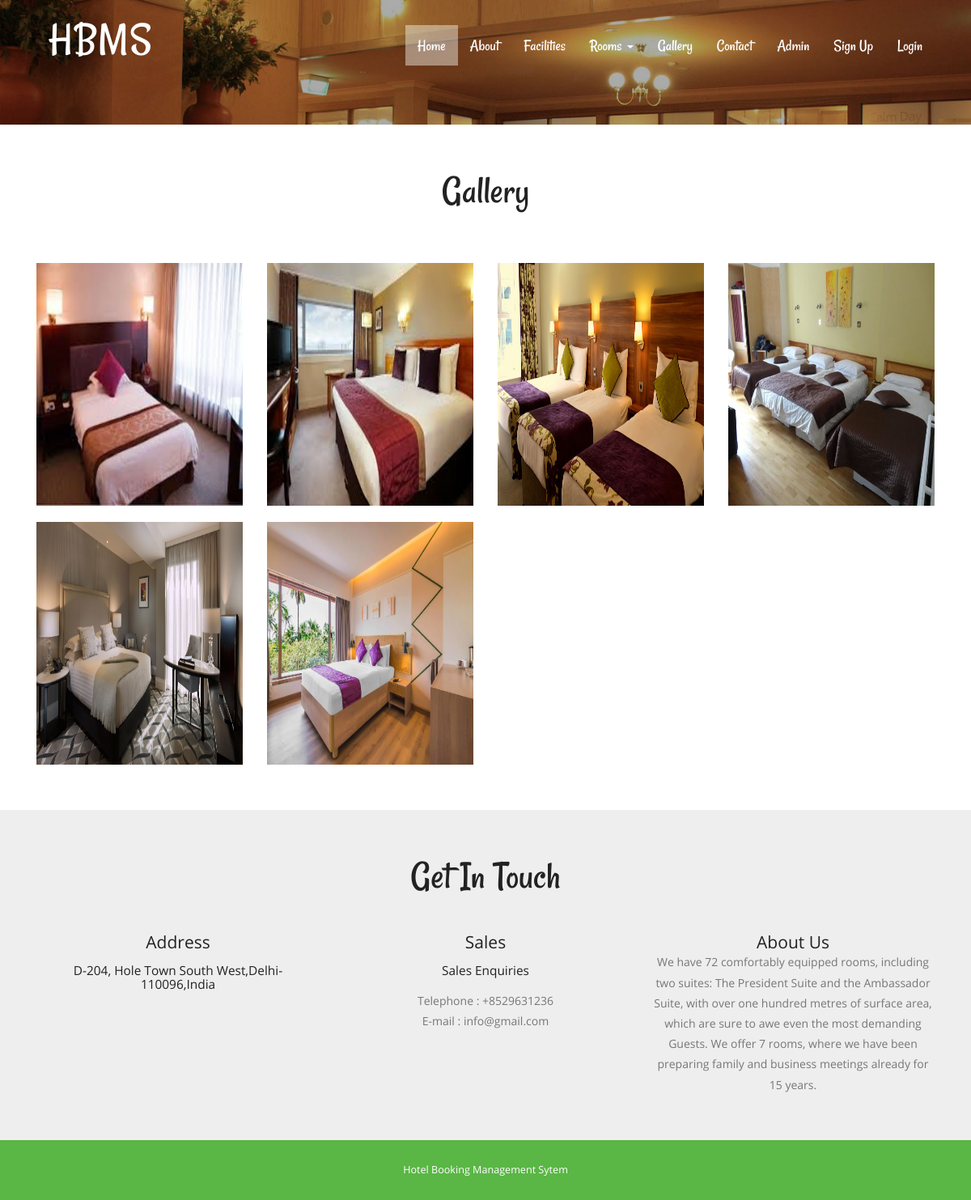
/gallery.php, run on the app's committed database.
### tables this page shows
CREATE TABLE `tblroom` (
  `ID` int(10) NOT NULL,
  `RoomType` int(10) DEFAULT NULL,
  `RoomName` varchar(200) DEFAULT NULL,
  `MaxAdult` int(5) DEFAULT NULL,
  `MaxChild` int(5) DEFAULT NULL,
  `RoomDesc` mediumtext DEFAULT NULL,
  `NoofBed` int(5) DEFAULT NULL,
  `Image` varchar(200) DEFAULT NULL,
  `RoomFacility` varchar(200) DEFAULT NULL,
  `CreationDate` timestamp NULL DEFAULT current_timestamp()
);

CREATE TABLE `tblpage` (
  `ID` int(10) NOT NULL,
  `PageType` varchar(120) DEFAULT NULL,
  `PageTitle` varchar(200) DEFAULT NULL,
  `PageDescription` mediumtext DEFAULT NULL,
  `Email` varchar(120) DEFAULT NULL,
  `MobileNumber` bigint(10) DEFAULT NULL,
  `UpdationDate` timestamp NULL DEFAULT NULL ON UPDATE current_timestamp()
);

### src/gallery.php (the view, shortened to what this page needs)
<?php
include('includes/dbconnection.php');
?>
<!DOCTYPE HTML>
<html>
<head>
<link href="css/bootstrap.css" rel="stylesheet" type="text/css" media="all">
<link href="css/style.css" rel="stylesheet" type="text/css" media="all" />
<link rel="stylesheet" href="css/lightbox.css">
</head>
<body>
			<div class="header head-top">
				<div class="container">
			<?php include_once('includes/header.php');?>
		</div>
</div>
		<div class="content">
	<div class="gallery-top">
			<div class="container">
				<div class="gallery-info">
					<h2>gallery</h2>
				</div>
				<div class="gallery-grids-top">
					<div class="gallery-grids">
						<?php
$sql="SELECT * from tblroom";
$query = $dbh -> prepare($sql);
$query->execute();
$results=$query->fetchAll(PDO::FETCH_OBJ);
$cnt=1;
if($query->rowCount() > 0)
{
foreach($results as $row)
{               ?>
						<div class="col-md-3 gallery-grid">
							<br />
							<a class="example-image-link" href="admin/images/<?php echo $row->Image;?>" data-lightbox="example-set" data-title=""><img class="example-image" src="admin/images/<?php echo $row->Image;?>" height="300" width="300" alt=""/></a>
						</div><?php $cnt=$cnt+1;}} ?>
						<div class="clearfix"> </div>
					</div>
				</div>
			</div>
	</div>
				<?php include_once('includes/getintouch.php');?>
			</div>
					<?php include_once('includes/footer.php');?>
</body>
</html>

### src/includes/getintouch.php
<div class="touch-section">
					<div class="container">
						<h3>get in touch</h3>
						<div class="touch-grids">
							<?php
$sql="SELECT * from tblpage where PageType='contactus'";
$query = $dbh -> prepare($sql);
$query->execute();
$results=$query->fetchAll(PDO::FETCH_OBJ);
$cnt=1;
if($query->rowCount() > 0)
{
foreach($results as $row)
{               ?>
							<div class="col-md-4 touch-grid">
								<h4>address</h4>
								<h5><?php  echo htmlentities($row->PageDescription);?></h5>
							</div>
							<div class="col-md-4 touch-grid">
								<h4>Sales</h4>
								<h5>Sales Enquiries</h5>
								<p>Telephone : +<?php  echo htmlentities($row->MobileNumber);?></p>
							<p>E-mail : <?php  echo htmlentities($row->Email);?></p>
							</div><?php $cnt=$cnt+1;}} ?>
							<div class="col-md-4 touch-grid">
								<?php
$sql="SELECT * from tblpage where PageType='aboutus'";
$query = $dbh -> prepare($sql);
$query->execute();
$results=$query->fetchAll(PDO::FETCH_OBJ);
$cnt=1;
if($query->rowCount() > 0)
{
foreach($results as $row)
{               ?>
							<h4><?php  echo htmlentities($row->PageTitle);?></h4>
								<p><?php  echo htmlentities($row->PageDescription);?></p>
							</div><?php $cnt=$cnt+1;}} ?>
							<div class="clearfix"></div>
						</div>
					</div>
					</div>

### src/css/style.css (style rules this page uses)
body a { transition:0.5s all; -webkit-transition:0.5s all; -moz-transition:0.5s all; -o-transition:0.5s all; -ms-transition:0.5s all; }
h1,h2,h3,h4,h5,h6 { padding:0 0; margin:0 0; }
p { padding:0 0; margin:0 0; }
body { padding:0 0; margin:0 0; font-family: 'OpenSans-Regular' }
.header { background:url(../images/banner1.jpg) no-repeat 0px 0px; background-size:cover; -webkit-background-size: cover; -moz-background-size: cover; -o-background-size: cover; -ms-background-size: cover; min-height:764px; padding-bottom: 4em; }
.touch-section { padding: 4em 0; text-align: center; background-color: #eee; }
.touch-grids { margin-top: 3em; }
.touch-grid h4 { font-size: 1.5em; color: #222; text-transform: capitalize; }
.touch-section h3 { font-size: 3.5em; text-transform: capitalize; font-family: 'Rancho-Regular'; color: #222; }
.touch-grid h5 { font-size: 1.1em; padding: 1em 0; color: #222; }
.touch-grid p { font-size: 1em; line-height: 1.8em; color: #777; }
.head-top { min-height: 115px !important; }
.gallery-top { padding: 4em 0; text-align:center; }
.gallery-grids-top { margin-top: 3em ; }
.gallery-info h2 { font-size: 3.5em; text-transform: capitalize; font-family: 'Rancho-Regular'; color: #222; }
.gallery-grid a { display: block; }
.gallery-grid img { width: 100%; }
@media (max-width:1440px) { .header { min-height: 679px; } }
@media (max-width:1366px) { .header { min-height: 652px; } }
@media (max-width:1280px) { .header { min-height: 602px; } }

### src/css/lightbox.css (style rules this page uses)
body:after { display: none; }

### data on the page
tblroom: Image (picture)
tblroom: Image (picture)
tblroom: Image (picture)
tblroom: Image (picture)
tblroom: Image (picture)
tblroom: Image (picture)
tblpage: PageDescription "D-204, Hole Town South West,Delhi-110096,India", MobileNumber "8529631236", Email "info@gmail.com"
tblpage: PageTitle "About Us", PageDescription "We have 72 comfortably equipped rooms, including two suites: The President Suite and the Ambassador Suite, with over one hundred metres of surface area, which are sure to awe even the most demanding Guests. We offer 7 rooms, where we have been preparing family and business meetings already for 15 years."
